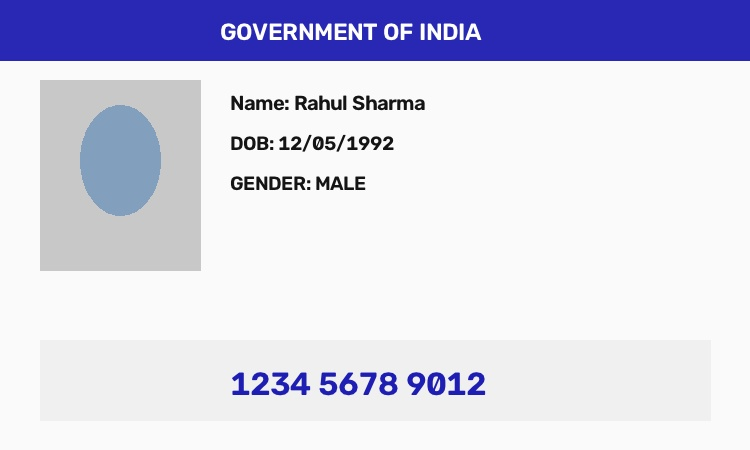
#> input picture testing/sample_aadhaar.jpg, 750 x 450 px
$ python -i detector.py   (imports and definitions only)   (older library calls are emulated)
#> lines starting #> are read from the running program, lines starting #| are printed output that depends on the picture
"""
Selfie Authenticity & Anti-Spoofing Screening Module (Prototype AI-Assisted Screening)
Provides modular interface for evaluating face presence, quality anomalies, high-pass noise residuals,
and JPEG compression artifacts.
"""

import cv2
import numpy as np
import os
from typing import Dict, List, Any, Optional

def detect_deepfake_artifacts(image_input: Any) -> Dict[str, Any]:
    """
    Perform prototype AI-assisted selfie authenticity screening.

    Disclaimer: Prototype AI-assisted screening: Heuristic analysis for early artifact detection.
    Not a certified anti-spoofing biometrics engine.
    """
#> called with image_input = '../../testing/sample_aadhaar.jpg'
    disclaimer = "Prototype AI-assisted screening: Heuristic analysis for early artifact detection. Not a certified anti-spoofing biometrics engine."

    def load_img(inp):
#> called with inp = '../../testing/sample_aadhaar.jpg'
        if isinstance(inp, bytes):
            nparr = np.frombuffer(inp, np.uint8)
            return cv2.imdecode(nparr, cv2.IMREAD_COLOR)
        elif isinstance(inp, str) and os.path.exists(inp):
            return cv2.imread(inp)
#> returned value is the input picture: shape (450, 750, 3); mean B, G, R 231.6, 212, 211.5
        elif isinstance(inp, np.ndarray):
            return inp
        return None

    img = load_img(image_input)

    if img is None:
        return {
            "face_detected": False,
            "authenticity_score": 0.0,
            "is_suspicious": False,
            "screening_label": "Prototype AI-assisted screening",
            "detected_indicators": ["No valid selfie image supplied."],
            "quality_metrics": {
                "blur_variance": 0.0,
                "exposure_level": "Unknown",
                "compression_artifacts": "Unknown"
            },
            "disclaimer": disclaimer
        }

    gray = cv2.cvtColor(img, cv2.COLOR_BGR2GRAY) if len(img.shape) == 3 else img
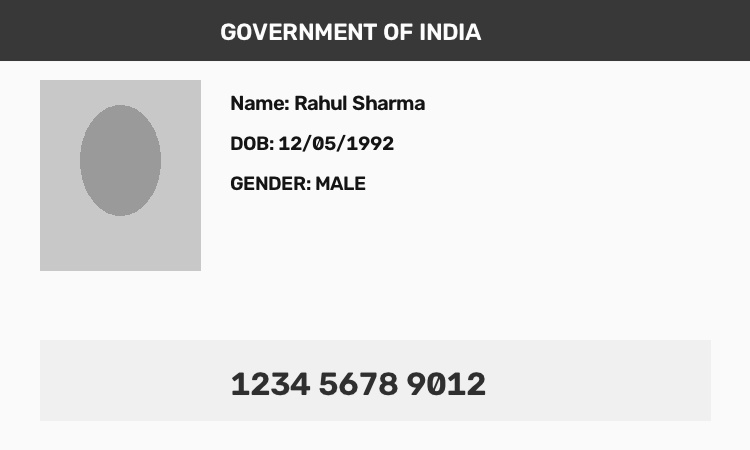
#> gray: shape (450, 750); min 11, max 255, mean 214.1
    h, w = gray.shape[:2]
#> h = 450; w = 750

    detected_indicators = []
    suspicious = False
    authenticity_score = 90.0

    # 1. Blur Variance (High-pass frequency residual check)
    blur_var = float(cv2.Laplacian(gray, cv2.CV_64F).var())
#> blur_var = 1038.3
    if blur_var < 35.0:
        detected_indicators.append(f"High blur detected (variance {blur_var:.1f}). Possible digital smoothing or re-photo artifact.")
        authenticity_score -= 20.0
        suspicious = True

    # 2. Exposure & Over-saturation check
    mean_bright = float(np.mean(gray))
#> mean_bright = 214.1
    exposure_str = "Optimal"
    if mean_bright < 35.0 or mean_bright > 225.0:
        exposure_str = "Suboptimal"
        detected_indicators.append("Extreme exposure anomaly detected.")
        authenticity_score -= 10.0

    # 3. High-Pass Noise Residual Analysis for Smoothing/Generative Artifacts
    blur_img = cv2.GaussianBlur(gray, (5, 5), 0)
    noise_residual = cv2.absdiff(gray, blur_img)
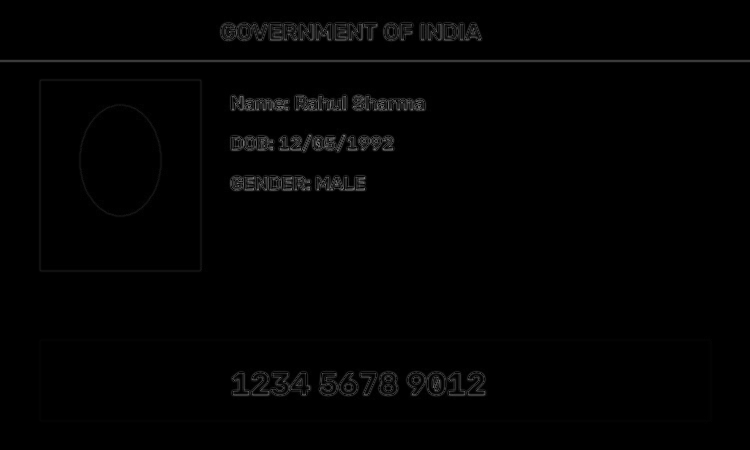
#> noise_residual: shape (450, 750); min 0, max 129, mean 2.2
    mean_residual = float(np.mean(noise_residual))
#> mean_residual = 2.23

    if mean_residual < 2.0:
        detected_indicators.append("Unnaturally smooth noise texture (potential AI generation or heavy beauty filter).")
        authenticity_score -= 15.0
        suspicious = True

    # 4. Face presence check using OpenCV
    CASCADE_PATH = cv2.data.haarcascades + 'haarcascade_frontalface_default.xml'
    face_detected = True
    if os.path.exists(CASCADE_PATH):
        cascade = cv2.CascadeClassifier(CASCADE_PATH)
        faces = cascade.detectMultiScale(gray, scaleFactor=1.1, minNeighbors=3)
#> faces = ()
        face_detected = len(faces) > 0
#> face_detected = False

    if not face_detected:
        detected_indicators.append("No clear frontal face structure detected in selfie.")
        authenticity_score -= 30.0

    authenticity_score = max(0.0, min(100.0, authenticity_score))

    return {
        "face_detected": face_detected,
        "authenticity_score": round(authenticity_score, 1),
        "is_suspicious": suspicious or authenticity_score < 60.0,
        "screening_label": "Prototype AI-assisted screening",
        "detected_indicators": detected_indicators,
        "quality_metrics": {
            "blur_variance": round(blur_var, 1),
            "exposure_level": exposure_str,
            "noise_residual_score": round(mean_residual, 2)
        },
        "disclaimer": disclaimer
    }

>>> result = detect_deepfake_artifacts('../../testing/sample_aadhaar.jpg')
#> result = 7 items

$ run again, on testing/sample_passport.jpg
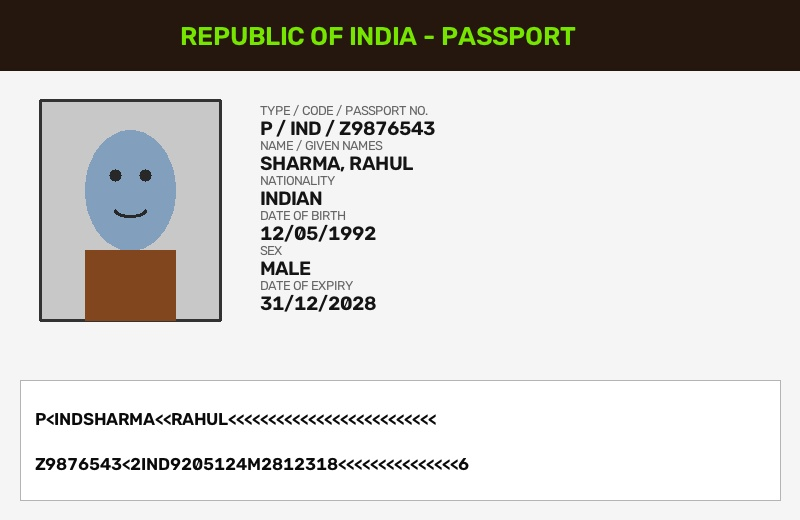
#> input picture testing/sample_passport.jpg, 800 x 520 px
#> in load_img, returned value is the input picture: shape (520, 800, 3); mean B, G, R 201.7, 204.6, 205.8
#> in detect_deepfake_artifacts, `gray = cv2.cvtColor(img, cv2.COLOR_BGR2GRAY) if len(img.shape) == 3 el..`:
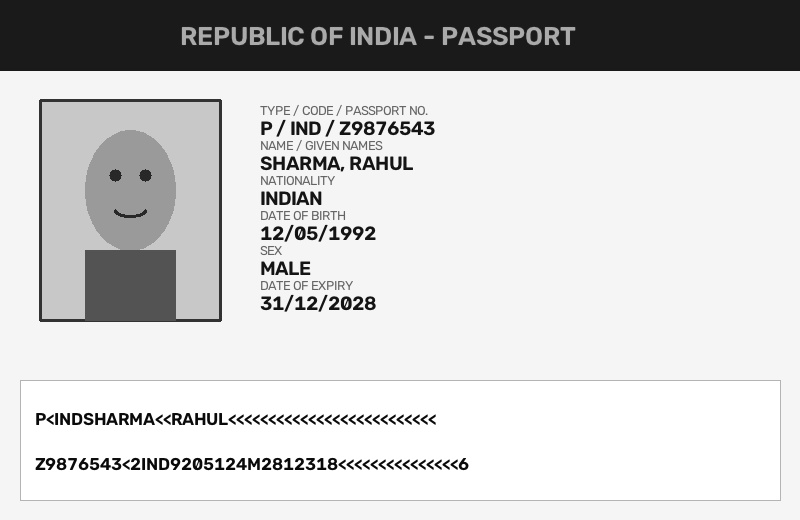
#> gray: shape (520, 800); min 4, max 255, mean 204.6
#> blur_var = 2416.2
#> mean_bright = 204.6
#> in detect_deepfake_artifacts, `noise_residual = cv2.absdiff(gray, blur_img)`:
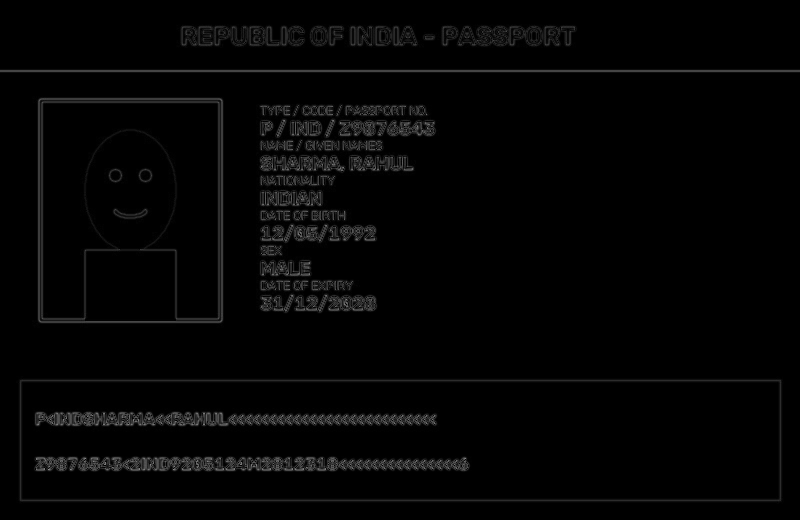
#> noise_residual: shape (520, 800); min 0, max 138, mean 4.4
#> mean_residual = 4.43
#> faces = [[80, 135, 104, 104]]
#> face_detected = True
#> result = 7 items
